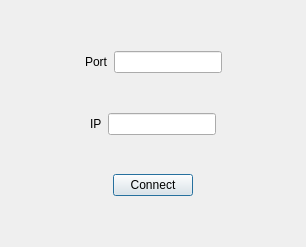
<?xml version="1.0" encoding="UTF-8"?>
<ui version="4.0">
 <class>ConectionWindow</class>
 <widget class="QDialog" name="ConectionWindow">
  <property name="geometry">
   <rect>
    <x>0</x>
    <y>0</y>
    <width>306</width>
    <height>247</height>
   </rect>
  </property>
  <property name="windowTitle">
   <string>Dialog</string>
  </property>
  <layout class="QGridLayout" name="gridLayout">
   <item row="0" column="0">
    <layout class="QVBoxLayout" name="verticalLayout">
     <item>
      <spacer name="verticalSpacer">
       <property name="orientation">
        <enum>Qt::Vertical</enum>
       </property>
       <property name="sizeHint" stdset="0">
        <size>
         <width>20</width>
         <height>40</height>
        </size>
       </property>
      </spacer>
     </item>
     <item>
      <layout class="QHBoxLayout" name="horizontalLayout">
       <item>
        <spacer name="horizontalSpacer">
         <property name="orientation">
          <enum>Qt::Horizontal</enum>
         </property>
         <property name="sizeHint" stdset="0">
          <size>
           <width>40</width>
           <height>20</height>
          </size>
         </property>
        </spacer>
       </item>
       <item>
        <widget class="QLabel" name="label">
         <property name="text">
          <string>Port</string>
         </property>
        </widget>
       </item>
       <item>
        <widget class="QLineEdit" name="portLine">
         <property name="sizePolicy">
          <sizepolicy hsizetype="Fixed" vsizetype="Fixed">
           <horstretch>0</horstretch>
           <verstretch>0</verstretch>
          </sizepolicy>
         </property>
        </widget>
       </item>
       <item>
        <spacer name="horizontalSpacer_2">
         <property name="orientation">
          <enum>Qt::Horizontal</enum>
         </property>
         <property name="sizeHint" stdset="0">
          <size>
           <width>40</width>
           <height>20</height>
          </size>
         </property>
        </spacer>
       </item>
      </layout>
     </item>
     <item>
      <spacer name="verticalSpacer_3">
       <property name="orientation">
        <enum>Qt::Vertical</enum>
       </property>
       <property name="sizeHint" stdset="0">
        <size>
         <width>48</width>
         <height>10</height>
        </size>
       </property>
      </spacer>
     </item>
     <item>
      <layout class="QHBoxLayout" name="horizontalLayout_2">
       <item>
        <spacer name="horizontalSpacer_6">
         <property name="orientation">
          <enum>Qt::Horizontal</enum>
         </property>
         <property name="sizeHint" stdset="0">
          <size>
           <width>40</width>
           <height>20</height>
          </size>
         </property>
        </spacer>
       </item>
       <item>
        <widget class="QLabel" name="label_2">
         <property name="text">
          <string>IP</string>
         </property>
        </widget>
       </item>
       <item>
        <widget class="QLineEdit" name="ipLine">
         <property name="sizePolicy">
          <sizepolicy hsizetype="Fixed" vsizetype="Fixed">
           <horstretch>0</horstretch>
           <verstretch>0</verstretch>
          </sizepolicy>
         </property>
        </widget>
       </item>
       <item>
        <spacer name="horizontalSpacer_5">
         <property name="orientation">
          <enum>Qt::Horizontal</enum>
         </property>
         <property name="sizeHint" stdset="0">
          <size>
           <width>40</width>
           <height>20</height>
          </size>
         </property>
        </spacer>
       </item>
      </layout>
     </item>
     <item>
      <spacer name="verticalSpacer_4">
       <property name="orientation">
        <enum>Qt::Vertical</enum>
       </property>
       <property name="sizeHint" stdset="0">
        <size>
         <width>48</width>
         <height>10</height>
        </size>
       </property>
      </spacer>
     </item>
     <item>
      <layout class="QHBoxLayout" name="horizontalLayout_3">
       <item>
        <spacer name="horizontalSpacer_3">
         <property name="orientation">
          <enum>Qt::Horizontal</enum>
         </property>
         <property name="sizeHint" stdset="0">
          <size>
           <width>40</width>
           <height>20</height>
          </size>
         </property>
        </spacer>
       </item>
       <item>
        <widget class="QPushButton" name="pushButton">
         <property name="sizePolicy">
          <sizepolicy hsizetype="Fixed" vsizetype="Fixed">
           <horstretch>0</horstretch>
           <verstretch>0</verstretch>
          </sizepolicy>
         </property>
         <property name="text">
          <string>Connect</string>
         </property>
        </widget>
       </item>
       <item>
        <spacer name="horizontalSpacer_4">
         <property name="orientation">
          <enum>Qt::Horizontal</enum>
         </property>
         <property name="sizeHint" stdset="0">
          <size>
           <width>40</width>
           <height>20</height>
          </size>
         </property>
        </spacer>
       </item>
      </layout>
     </item>
     <item>
      <spacer name="verticalSpacer_2">
       <property name="orientation">
        <enum>Qt::Vertical</enum>
       </property>
       <property name="sizeHint" stdset="0">
        <size>
         <width>20</width>
         <height>40</height>
        </size>
       </property>
      </spacer>
     </item>
    </layout>
   </item>
  </layout>
 </widget>
 <resources/>
 <connections/>
</ui>
